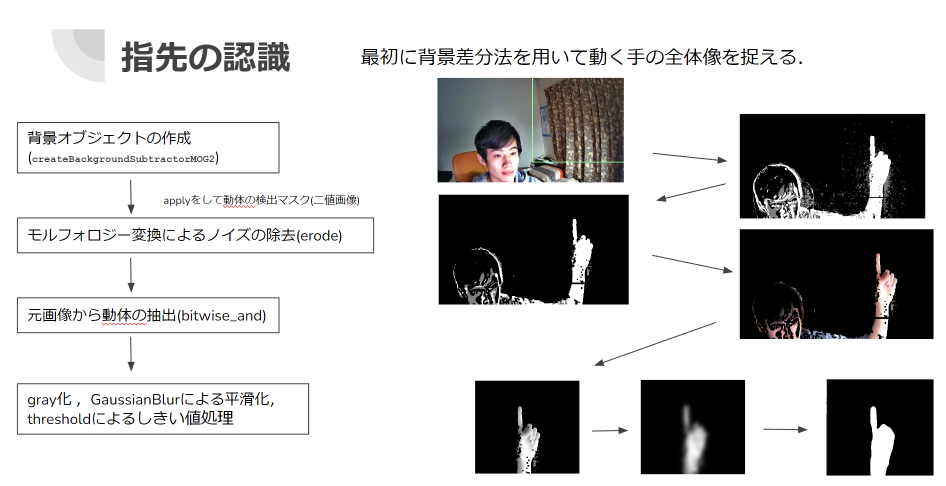
#> input picture img/process1.png, 1892 x 972 px, given in place of the camera (shown at 1/2 size)
$ python finger.py
#> lines starting #> are read from the running program, lines starting #| are printed output that depends on the picture
import cv2
import numpy as np
import copy
import math
import sys
import time
from PIL import Image, ImageDraw, ImageFont
# from appscript import app


# parameters
cap_region_x_begin = 0.5  # start point/total width
cap_region_y_end = 0.8  # start point/total width
threshold = 60  # BINARY threshold
blurValue = 41  # GaussianBlur parameter
bgSubThreshold = 50
learningRate = 0
fontPIL = "arial.ttf"

# variables
isBgCaptured = 0   # bool, whether the background captured
setting = ['e', 'e', 'i', 'c', '2', '0']  # setting optional passcord
input_list = []  # your hand input
auth_flag = 0  # 1 -> success 2-> denied
flick_flag = 0
flick_on = False
place = 0
f = 0
f_time = 0
certain_time = 0
moji = ''


def moji_place(x, y):
    a = (65+(2*x-1)*55//2, 35+(2*y-1)*55//2)
    return a


# [188 lines left out: functions flickPalet, passcord, not called in this run]


def printThreshold(thr):
    print("! Changed threshold to "+str(thr))


# [620 lines left out: functions removeBG, calculateFingers, checkPlace2, checkplace, not called in this run]


camera = cv2.VideoCapture(0)
camera.set(10, 200)
cv2.namedWindow('trackbar')
cv2.createTrackbar('trh1', 'trackbar', threshold, 100, printThreshold)


while camera.isOpened():
    ret, frame = camera.read()
#> frame is the input picture: shape (972, 1892, 3); mean B, G, R 195.9, 196.1, 196.5
    threshold = cv2.getTrackbarPos('trh1', 'trackbar')
    frame = cv2.flip(frame, 1)  # flip the frame horizontally
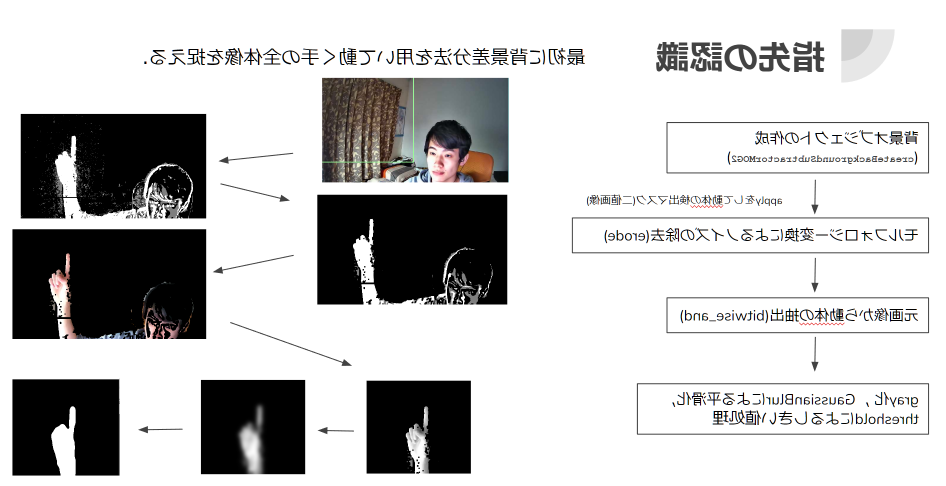
#> frame: shape (972, 1892, 3) (shown at 1/2 size); mean B, G, R 195.9, 196.1, 196.5
    frame = cv2.bilateralFilter(frame, 5, 50, 100)  # smoothing filter
    # cv2.imshow("smoothing", frame)
    if auth_flag == 0:
        cv2.rectangle(frame, (int(cap_region_x_begin * frame.shape[1]), 0),
                      (frame.shape[1], int(cap_region_y_end * frame.shape[0])), (152, 251, 152), 2)
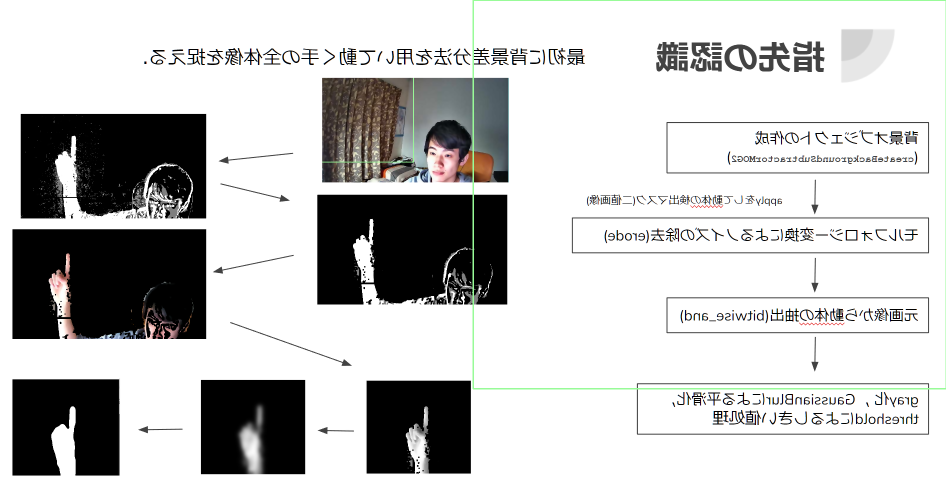
#> frame: shape (972, 1892, 3) (shown at 1/2 size); mean B, G, R 195.6, 196.3, 196.2
    if auth_flag == 1:
        cv2.putText(frame, 'Authentication Successfull!!', (0, 200),
                    cv2.FONT_HERSHEY_SIMPLEX, 1.5, (152, 251, 152), 2, cv2.LINE_AA)
    if auth_flag == 2:
        cv2.putText(frame, "Access Denied!!", (100, 100),
                    cv2.FONT_HERSHEY_SIMPLEX, 1, (0, 0, 152), 2, cv2.LINE_AA)
        cv2.putText(frame, "Enter 'r' and Retry", (120, 200),
                    cv2.FONT_HERSHEY_SIMPLEX, 1, (0, 0, 152), 2, cv2.LINE_AA)
    cv2.imshow('original', frame)
    for i in range(len(input_list)):
        cv2.putText(frame, '{}'.format(input_list[i]), (350+i*27, 280),
                    cv2.FONT_HERSHEY_SIMPLEX, 1, (152, 251, 152), 2, cv2.LINE_AA)
    if isBgCaptured == 1:  # this part wont run until background captured
        img, fgmask = removeBG(frame)
        img = img[0:int(cap_region_y_end * frame.shape[0]),
                  int(cap_region_x_begin * frame.shape[1]):frame.shape[1]]  # clip the ROI
        img2 = frame[0:int(cap_region_y_end * frame.shape[0]),
                     int(cap_region_x_begin * frame.shape[1]):frame.shape[1]]
        # cv2.imshow('mask', img)
        # convert the image into binary image
        gray = cv2.cvtColor(img, cv2.COLOR_BGR2GRAY)
        # cv2.imshow('gray', gray)
        blur = cv2.GaussianBlur(gray, (blurValue, blurValue), 0)
        # cv2.imshow('blur', blur)
        # blur = fgmask[0:int(cap_region_y_end * frame.shape[0]),
        #               int(cap_region_x_begin * frame.shape[1]):frame.shape[1]]
        ret, thresh = cv2.threshold(
            blur, threshold, 255, cv2.THRESH_BINARY)  # 閾値を設定してそれ以上は255黒以下は０白にする
        # ret, thresh = cv2.threshold(blur, threshold, 255, cv2.THRESH_OTSU)
        # cv2.imshow('thresh', thresh)

        thresh1 = copy.deepcopy(thresh)
        contours, hierarchy = cv2.findContours(
            thresh1, cv2.RETR_TREE, cv2.CHAIN_APPROX_SIMPLE)  # coutoursは輪郭の一覧，contourAreaで大きさが見れるhttps://code-graffiti.com/opencv-contour-detection-in-python/
        length = len(contours)
        maxArea = -1
        if length > 0:
            # find the biggest contour (according to area)一番大きい領域について探す，細かい領域は無視して手に注目できるように
            for i in range(length):
                temp = contours[i]
                area = cv2.contourArea(temp)
                if area > maxArea:
                    maxArea = area
                    ci = i

            res = contours[ci]
            hull = cv2.convexHull(res)  # 凸包
            drawing = np.zeros(img.shape, np.uint8)
            top = (500, 500)

            if flick_flag == 0:
                # [9 lines of commented-out code are left out]
                cv2.drawContours(img2, [res], 0, (0, 255, 0), 2)
                isFinishCal, cnt, finger = calculateFingers(res, drawing, img2)

            if flick_flag == 1:
                alphabet = 0
                for i in range(len(hull)):
                    a = hull[i][0]
                    if a[1] < top[1]:
                        top = a  # 指の先端の座標
                cv2.drawMarker(img2, tuple(top), (0, 0, 255),
                               markerType=cv2.MARKER_STAR, markerSize=10)
                if f_time > 30:
                    flick_on = True
                if f_time < 30:
                    flick_on = False
                if not flick_on:
                    cv2.rectangle(img2, (70+(4-1)*55, 30+4*55), (70+4*55, 30+(4-1)*55),
                                  (255, 238, 178), 1)  # enter
                    cv2.putText(img2, 'enter', (50+(2*4-1)*55//2, 40+(2*4-1)*55//2),
                                cv2.FONT_HERSHEY_SIMPLEX, 0.5, (255, 238, 178), 1, cv2.LINE_AA)
                    cv2.rectangle(img2, (70+(4-1)*55, 30+3*55), (70+4*55, 30+(3-1)*55),
                                  (255, 238, 178), 1)  # delete
                    cv2.putText(img2, 'delete', (50+(2*4-1)*55//2, 40+(2*3-1)*55//2),
                                cv2.FONT_HERSHEY_SIMPLEX, 0.5, (255, 238, 178), 1, cv2.LINE_AA)
                    for y in range(4):
                        y += 1
                        for x in range(3):
                            x += 1
                            cv2.rectangle(img2, (70+(x-1)*55, 30+y*55), (70+x*55, 30+(y-1)*55),
                                          (255, 238, 178), 1)
                            if alphabet == 0:
                                cv2.putText(img2, '@#/&', (50+(2*x-1)*55//2, 40+(2*y-1)*55//2),
                                            cv2.FONT_HERSHEY_SIMPLEX, 0.5, (255, 238, 178), 1, cv2.LINE_AA)
                            elif alphabet == 1:
                                cv2.putText(img2, 'abc', (50+(2*x-1)*55//2, 40+(2*y-1)*55//2),
                                            cv2.FONT_HERSHEY_SIMPLEX, 0.5, (255, 238, 178), 1, cv2.LINE_AA)
                            elif alphabet == 2:
                                cv2.putText(img2, 'def', (50+(2*x-1)*55//2, 40+(2*y-1)*55//2),
                                            cv2.FONT_HERSHEY_SIMPLEX, 0.5, (255, 238, 178), 1, cv2.LINE_AA)
                            elif alphabet == 3:
                                cv2.putText(img2, 'ghi', (50+(2*x-1)*55//2, 40+(2*y-1)*55//2),
                                            cv2.FONT_HERSHEY_SIMPLEX, 0.5, (255, 238, 178), 1, cv2.LINE_AA)
                            elif alphabet == 4:
                                cv2.putText(img2, 'jkl', (50+(2*x-1)*55//2, 40+(2*y-1)*55//2),
                                            cv2.FONT_HERSHEY_SIMPLEX, 0.5, (255, 238, 178), 1, cv2.LINE_AA)
                            elif alphabet == 5:
                                cv2.putText(img2, 'mno', (50+(2*x-1)*55//2, 40+(2*y-1)*55//2),
                                            cv2.FONT_HERSHEY_SIMPLEX, 0.5, (255, 238, 178), 1, cv2.LINE_AA)
                            elif alphabet == 6:
                                cv2.putText(img2, 'pqrs', (50+(2*x-1)*55//2, 40+(2*y-1)*55//2),
                                            cv2.FONT_HERSHEY_SIMPLEX, 0.5, (255, 238, 178), 1, cv2.LINE_AA)
                            elif alphabet == 7:
                                cv2.putText(img2, 'tuv', (50+(2*x-1)*55//2, 40+(2*y-1)*55//2),
                                            cv2.FONT_HERSHEY_SIMPLEX, 0.5, (255, 238, 178), 1, cv2.LINE_AA)
                            elif alphabet == 8:
                                cv2.putText(img2, 'wxyz', (50+(2*x-1)*55//2, 40+(2*y-1)*55//2),
                                            cv2.FONT_HERSHEY_SIMPLEX, 0.5, (255, 238, 178), 1, cv2.LINE_AA)
                            elif alphabet == 9:
                                cv2.putText(img2, 'a/A', (50+(2*x-1)*55//2, 40+(2*y-1)*55//2),
                                            cv2.FONT_HERSHEY_SIMPLEX, 0.5, (255, 238, 178), 1, cv2.LINE_AA)
                            elif alphabet == 10:
                                cv2.putText(img2, "()", (50+(2*x-1)*55//2, 40+(2*y-1)*55//2),
                                            cv2.FONT_HERSHEY_SIMPLEX, 0.5, (255, 238, 178), 1, cv2.LINE_AA)
                            elif alphabet == 11:
                                cv2.putText(img2, ',.?!', (50+(2*x-1)*55//2, 40+(2*y-1)*55//2),
                                            cv2.FONT_HERSHEY_SIMPLEX, 0.5, (255, 238, 178), 1, cv2.LINE_AA)
                            alphabet += 1
                    f_time, place = checkplace(top, f_time, place)
                    if place == -1:
                        if input_list == []:
                            input_list.append('*')
                        input_list.pop(-1)
                        print(input_list)
                    if place == -2:
                        auth_flag = passcord(
                            setting, input_list, auth_flag)
                if flick_on:
                    moji, certain_time = checkPlace2(
                        top, certain_time, moji, place)
                    if certain_time > 30:
                        certain_time = 0
                        f_time = 0
                        flick_on = False
                        input_list.append(moji)
                        print(moji)
                        print(input_list)
                    flickPalet(place)

        cv2.imshow('result', img2)

        # Keyboard OP
    k = cv2.waitKey(10)
#> (key Esc is pressed here)
    if k == 27:  # press ESC to exit
        camera.release()
        cv2.destroyAllWindows()
        print("finish")
        break
    elif k == ord('b'):  # press 'b' to capture the background
        bgModel = cv2.createBackgroundSubtractorMOG2(
            0, bgSubThreshold)  # 背景差分法のライブラリ
        isBgCaptured = 1
        flick_on = False
        print('!!!Background Captured!!!')
    # elif k == ord('r'):  # press 'r' to reset the background
    #     bgModel = None
    #     isBgCaptured = 0
    #     print('!!!Reset BackGround!!!')
    elif k == ord('n'):
        print('!!!number mode!!!')
        flick_flag = 0
    elif k == ord('j'):
        print("!!!flick mode!!!")
        flick_flag = 1
        input_list = []
    elif k == ord('r'):
        auth_flag = 0

$ run again, on img/process2.png
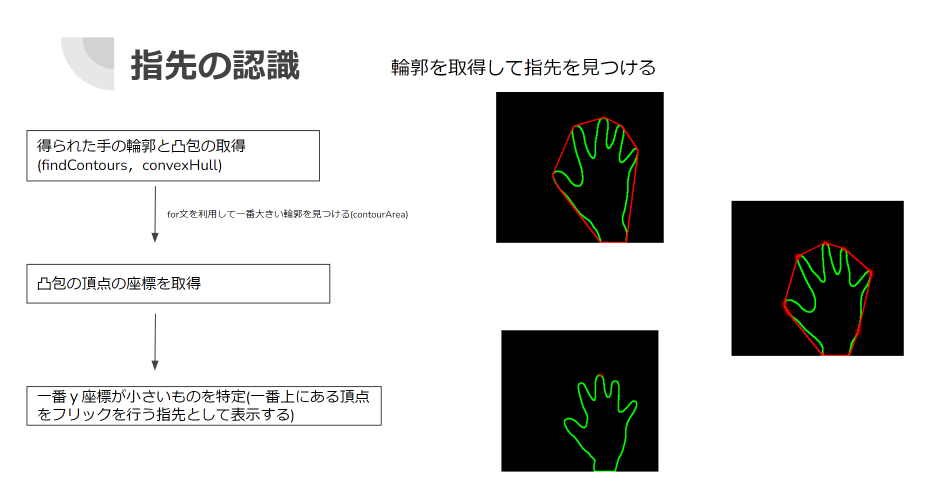
#> input picture img/process2.png, 1866 x 971 px, given in place of the camera (shown at 1/2 size)
#> frame is the input picture: shape (971, 1866, 3); mean B, G, R 208.2, 209.3, 208.8
#> `frame = cv2.flip(frame, 1)`:
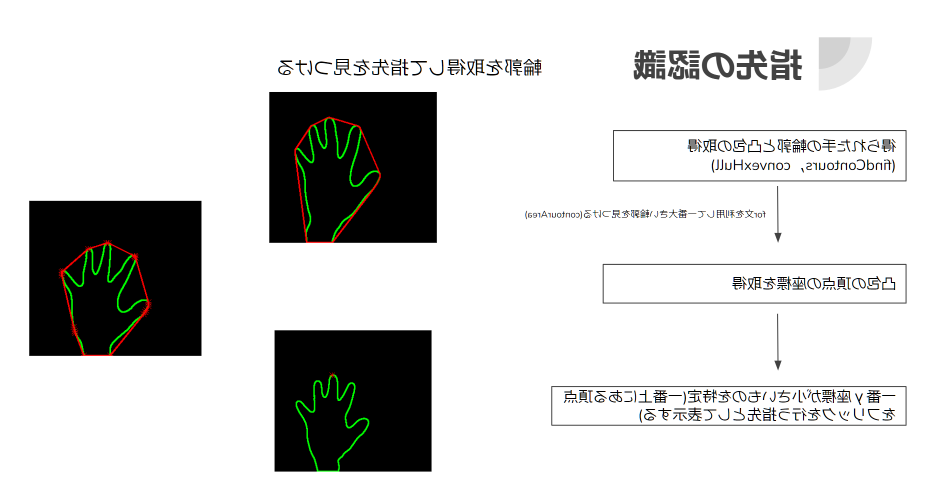
#> frame: shape (971, 1866, 3) (shown at 1/2 size); mean B, G, R 208.2, 209.3, 208.8
#> `cv2.rectangle(frame, (int(cap_region_x_begin * frame.shape[1]), 0), (f..`:
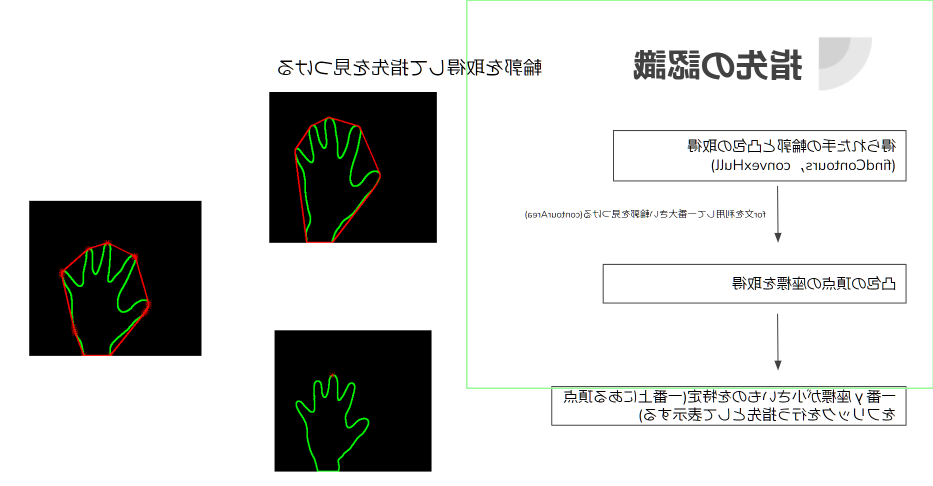
#> frame: shape (971, 1866, 3) (shown at 1/2 size); mean B, G, R 207.7, 209.3, 208.4
